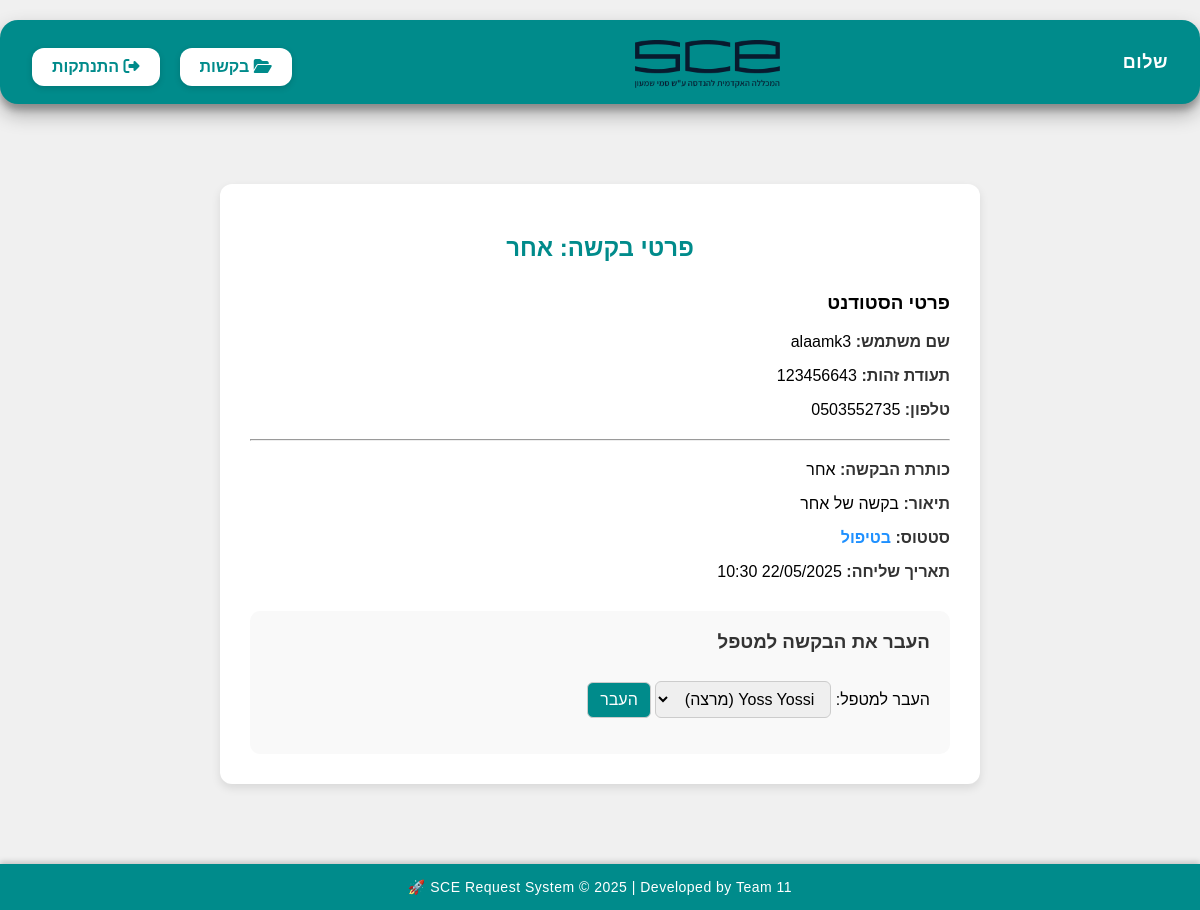
The app's page /secretary/request/other/4/ (signed in) with its own data.
### app/models.py (models this page shows, shortened)
class Request(models.Model):
    STATUS_CHOICES = [
        ('pending', 'Pending'),
        ('in_progress', 'In Progress'),
        ('accepted', 'Accepted'),
        ('rejected', 'Rejected'),
    ]
    REQUEST_TYPES = [
        ('other', 'אחר'),
        ('cancel_hw_percent', 'ביטול % אחוז עבודות בית בציון הסופי'),
        ('special_exam', 'בקשה למועד מיוחד'),
        ('iron_swords', 'בקשה למטלה חלופית - חרבות ברזל'),
        ('prerequisite_exemption', 'בקשה לפטור מדרישות קדם'),
        ('course_exemption', 'בקשה לפטור מקורס'),
        ('delay_submission', 'דחיית הגשת עבודה'),
        ('increase_credits', 'הגדלת נ"ז מעבר למותר'),
        ('military_docs', 'הגשת אישורי מילואים'),
        ('course_unblock', 'שחרור חסימת קורס'),
        ('registration_exemption', 'שחרור מחובת הרשמה'),
        ('include_hw_grade', 'שקלול עבודות בית בציון הסופי'),
    ]
    title = models.CharField(max_length=255)
    description = models.TextField()
    attachment = models.FileField(upload_to='attachments/', null=True, blank=True)
    status = models.CharField(max_length=20, choices=STATUS_CHOICES, default='pending')
    request_type = models.CharField(max_length=50, choices=REQUEST_TYPES, default='other')
    student = models.ForeignKey(Student, on_delete=models.CASCADE)
    assigned_to = models.ForeignKey(User, on_delete=models.CASCADE, limit_choices_to={'role__in': ['academic', 'secretary']})
    submitted_at = models.DateTimeField(auto_now_add=True)
    updated_at = models.DateTimeField(auto_now=True)
    explanation = models.TextField(blank=True)

class Student(models.Model):
    DEGREE_CHOICES = [
        ('bachelor', 'תואר ראשון'),
        ('master', 'תואר שני'),
    ]
    user = models.OneToOneField(settings.AUTH_USER_MODEL, on_delete=models.CASCADE)
    year_of_study = models.PositiveIntegerField(verbose_name="year of study")
    degree_type = models.CharField(max_length=10, choices=DEGREE_CHOICES, verbose_name="degree type")
    year1_sem1 = models.CharField(max_length=9, null=True, blank=True)
    year1_sem2 = models.CharField(max_length=9, null=True, blank=True)
    year2_sem1 = models.CharField(max_length=9, null=True, blank=True)
    year2_sem2 = models.CharField(max_length=9, null=True, blank=True)
    year3_sem1 = models.CharField(max_length=9, null=True, blank=True)
    year3_sem2 = models.CharField(max_length=9, null=True, blank=True)
    year4_sem1 = models.CharField(max_length=9, null=True, blank=True)
    year4_sem2 = models.CharField(max_length=9, null=True, blank=True)
    current_year_of_study = models.PositiveIntegerField(null=True, blank=True)
    current_semester = models.CharField(max_length=1, choices=[('A', 'Semester A'), ('B', 'Semester B')], null=True,
                                        blank=True)

class User(AbstractUser):
    ROLE_CHOICES = [
        ('student', 'Student'),
        ('secretary', 'Secretary'),
        ('academic', 'Academic Staff'),
    ]
    role = models.CharField(max_length=20, choices=ROLE_CHOICES)
    id_number = models.CharField(max_length=9, unique=True)  # ת"ז מוסדית (מוזנת בהרשמה)
    phone = models.CharField(max_length=10, unique=True)
    department = models.CharField(max_length=100)
    date_start = models.DateField(null=True, blank=True)
    username = models.CharField(max_length=50, unique=True)

### app/views.py (the view, shortened to what this page needs)
# urls.py: path('secretary/request/other/<int:request_id>/', views.view_request_details_for_other, name='view_request_other'),
@login_required
def view_request_details_for_other(request, request_id):
    req = get_object_or_404(Request, id=request_id, request_type='other')
    academic_users = [staff.user for staff in AcademicStaff.objects.all()]
    include_secretary = request.user
    success_message = None
    return render(request, 'view_request_details_for_other.html', {
        'req': req,
        'academic_staff': academic_users,
        'include_secretary': include_secretary
    })

### app/templates/view_request_details_for_other.html (shortened to what this page needs)
{% include 'partials/navbar.html' %}
<!DOCTYPE html>
<html lang="he" dir="rtl">
<head>
</head>
<body>
<main>
  <h2>פרטי בקשה: {{ req.title }}</h2>
  <h3>פרטי הסטודנט</h3>
  <p><strong>שם משתמש:</strong> {{ req.student.user.username }}</p>
  <p><strong>תעודת זהות:</strong> {{ req.student.user.id_number }}</p>
  <p><strong>טלפון:</strong> {{ req.student.user.phone }}</p>
  <hr>
  <p><strong>כותרת הבקשה:</strong> {{ req.title }}</p>
  <p><strong>תיאור:</strong> {{ req.description|default:"(ללא תיאור)" }}</p>
  <p><strong>סטטוס:</strong>
    {% if req.status == 'pending' %}<span style="color: orange; font-weight: bold;">ממתין לטיפול</span>
    {% elif req.status == 'in_progress' %}<span style="color: dodgerblue; font-weight: bold;">בטיפול</span>
    {% elif req.status == 'accepted' %}<span style="color: green; font-weight: bold;">אושרה</span>
    {% elif req.status == 'rejected' %}<span style="color: crimson; font-weight: bold;">נדחתה</span>
    {% else %}{{ req.status }}{% endif %}
  </p>
  <p><strong>תאריך שליחה:</strong> {{ req.submitted_at|date:"d/m/Y H:i" }}</p>
  <div class="form-section">
    <h3>העבר את הבקשה למטפל</h3>
<form method="post">
  <label for="assignee_id">העבר למטפל:</label>
  <select name="assignee_id" id="assignee_id" required>
    {% for staff in academic_staff %}
<option value="{{ staff.id }}">
  {{ staff.get_full_name }} (מרצה)
</option>
    {% endfor %}
  </select>
  <button type="submit">העבר</button>
</form>
  </div>
</main>
{% include 'partials/footer.html' %}
</body>
</html>

### app/templates/view_request_details_for_other.html (style rules this page uses)
body { font-family: Arial, sans-serif; background-color: #f0f0f0; margin: 0; padding: 0; }
main { max-width: 700px; margin: 80px auto; background-color: #ffffff; padding: 30px; border-radius: 12px; box-shadow: 0 4px 10px rgba(0, 0, 0, 0.1); }
h2 { text-align: center; color: #008B8B; margin-bottom: 30px; }
p { font-size: 16px; margin-bottom: 12px; }
strong { color: #333; }
hr { margin: 20px 0; }
.form-section { background: #f9f9f9; padding: 20px; border-radius: 10px; margin-top: 30px; }
.form-section h3 { margin-top: 0; color: #333; }
select, button { padding: 8px 12px; font-size: 16px; border-radius: 6px; border: 1px solid #ccc; margin-top: 10px; }
button { background-color: #008B8B; color: white; cursor: pointer; }

### records on screen
Request: title "אחר", student.user.username "alaamk3", student.user.id_number "123456643", student.user.phone "0503552735", description "בקשה של אחר", submitted_at "22/05/2025 10:30"

### other values on screen
form field assignee_id "Yoss Yossi (מרצה)"
